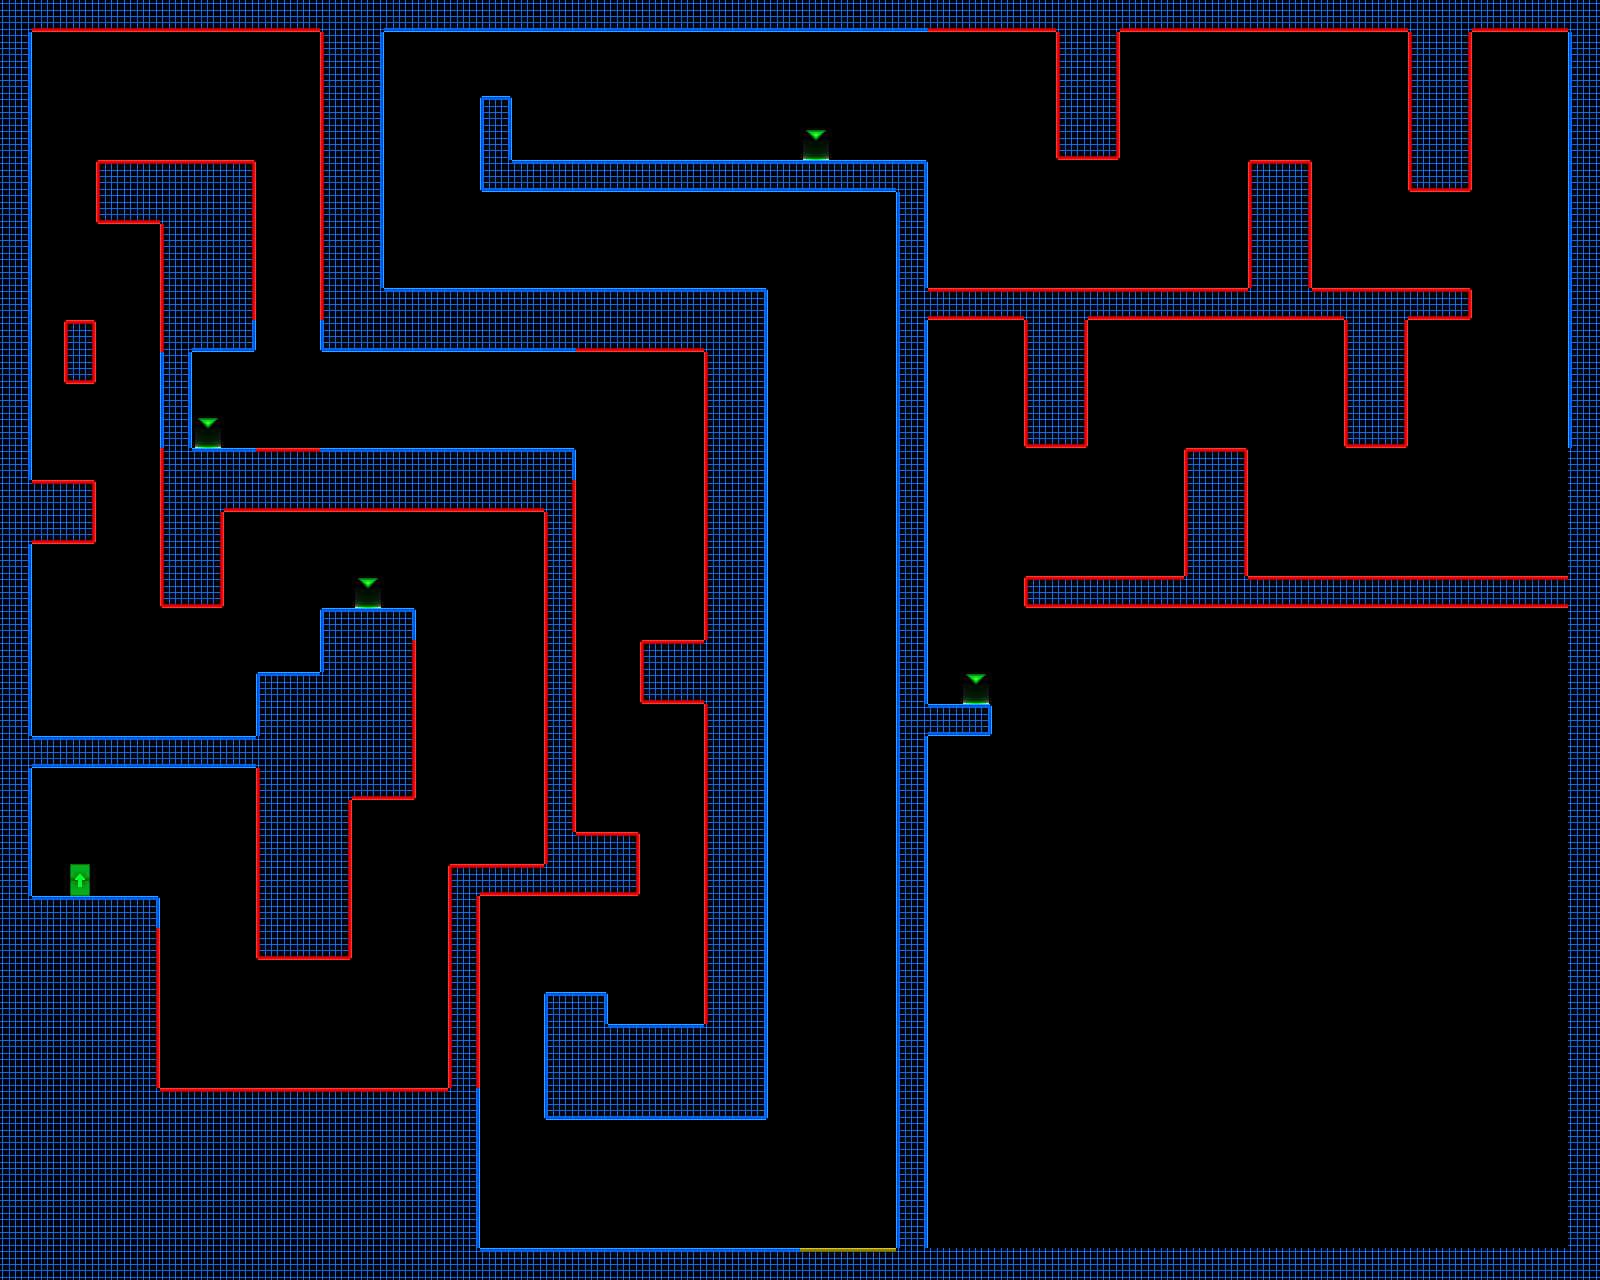

Rendered tile map (Tiled .tmx) drawn with the repository's tilesets; below, a short description and the map source with its tile grids summarised:
An orthogonal 50x40 tile map with 32x32 px tiles, 1 tile layer (Livello tile 1).

<map version="1.0" orientation="orthogonal" renderorder="right-down" width="50" height="40" tilewidth="32" tileheight="32" nextobjectid="1">
 <tileset firstgid="1" name="TestTile" tilewidth="32" tileheight="32" tilecount="117">
  <image source="resources/tiles/TestTile.png" width="416" height="288" />
 </tileset>
 <layer name="Livello tile 1" width="50" height="40">
  <data>[2000 cells, 659 non-empty, 30 distinct tile ids]</data>
 </layer>
</map>
